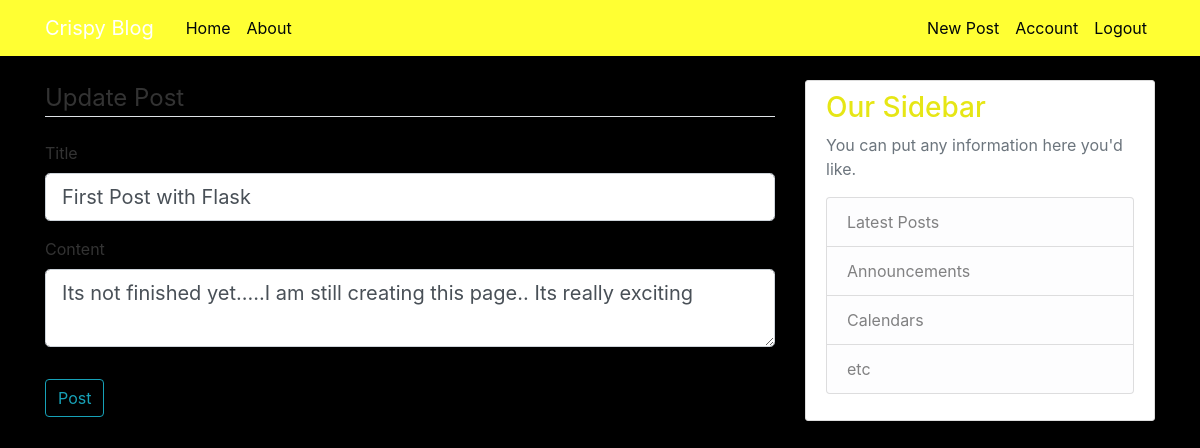
Screenshot of /post/1/update (signed in) with the database file from the repository.
### flaskblog/models.py (models this page shows, shortened)
class Post(db.Model):
    id = db.Column(db.Integer, primary_key=True)
    title = db.Column(db.String(100), nullable=False)
    date_posted = db.Column(db.DateTime, nullable=False, default=datetime.utcnow)
    content = db.Column(db.Text, nullable=False)
    user_id = db.Column(db.Integer, db.ForeignKey('user.id'), nullable=False)

### flaskblog/routes.py (the view)
@app.route("/post/<int:post_id>/update", methods=['GET', 'POST'])
@login_required
def update_post(post_id):
    post = Post.query.get_or_404(post_id)
    if post.author != current_user:
        abort(403)
    form = PostForm()
    if form.validate_on_submit():
        post.title = form.title.data
        post.content = form.content.data
        db.session.commit()
        flash('Your post has been updated!', 'success')
        return redirect(url_for('post', post_id=post.id))
    elif request.method == 'GET':
        form.title.data = post.title
        form.content.data = post.content
    return render_template('create_post.html', title='Update Post',
                           form=form, legend='Update Post')

### flaskblog/forms.py
class PostForm(FlaskForm):
    title = StringField('Title', validators=[DataRequired()])
    content = TextAreaField('Content', validators=[DataRequired()])
    submit = SubmitField('Post')

### flaskblog/models.py (called while the page is built)
@login_manager.user_loader
def load_user(user_id):
    return User.query.get(int(user_id))

### flaskblog/templates/create_post.html (shortened to what this page needs)
{% extends "layout.html" %}
{% block content %}
<div class="content section">
    <form method="POST" action="">
        <fieldset class="form-group">
            <legend class="border-bottom mb-4"> {{ legend }} </legend>
            <div class="form-group">
                {{form.title.label(class="form-control-label")}}
                {% if form.title.errors %}
                {{form.title(class="form-control form-control-lg is-invalid")}}
                <div class="invalid-feedback">
                    {% for error in form.title.errors%}
                    <span> {{ error }}</span>
                    {% endfor %}
                </div>
                {% else %}
                {{form.title(class="form-control form-control-lg")}}
                {% endif %}
            </div>
            <div class="form-group">
                {{form.content.label(class="form-control-label")}}
                {% if form.content.errors %}
                {{form.content(class="form-control form-control-lg is-invalid")}}
                <div class="invalid-feedback">
                    {% for error in form.content.errors%}
                    <span> {{ error }}</span>
                    {% endfor %}
                </div>
                {% else %}
                {{form.content(class="form-control form-control-lg")}}
                {% endif %}
            </div>
        </fieldset>
        <div class="form-group">
            {{form.submit(class="btn btn-outline-info")}}
        </div>
    </form>
</div>
{% endblock content %}

### flaskblog/static/main.css (style rules this page uses)
body { background: #000000; color: #333333; margin-top: 5rem; }

### rows the page displays
Post: title "First Post with Flask", content "Its not finished yet.....I am still creating this page.. Its really exciting"

### other values shown
{{ legend }} "Update Post"
